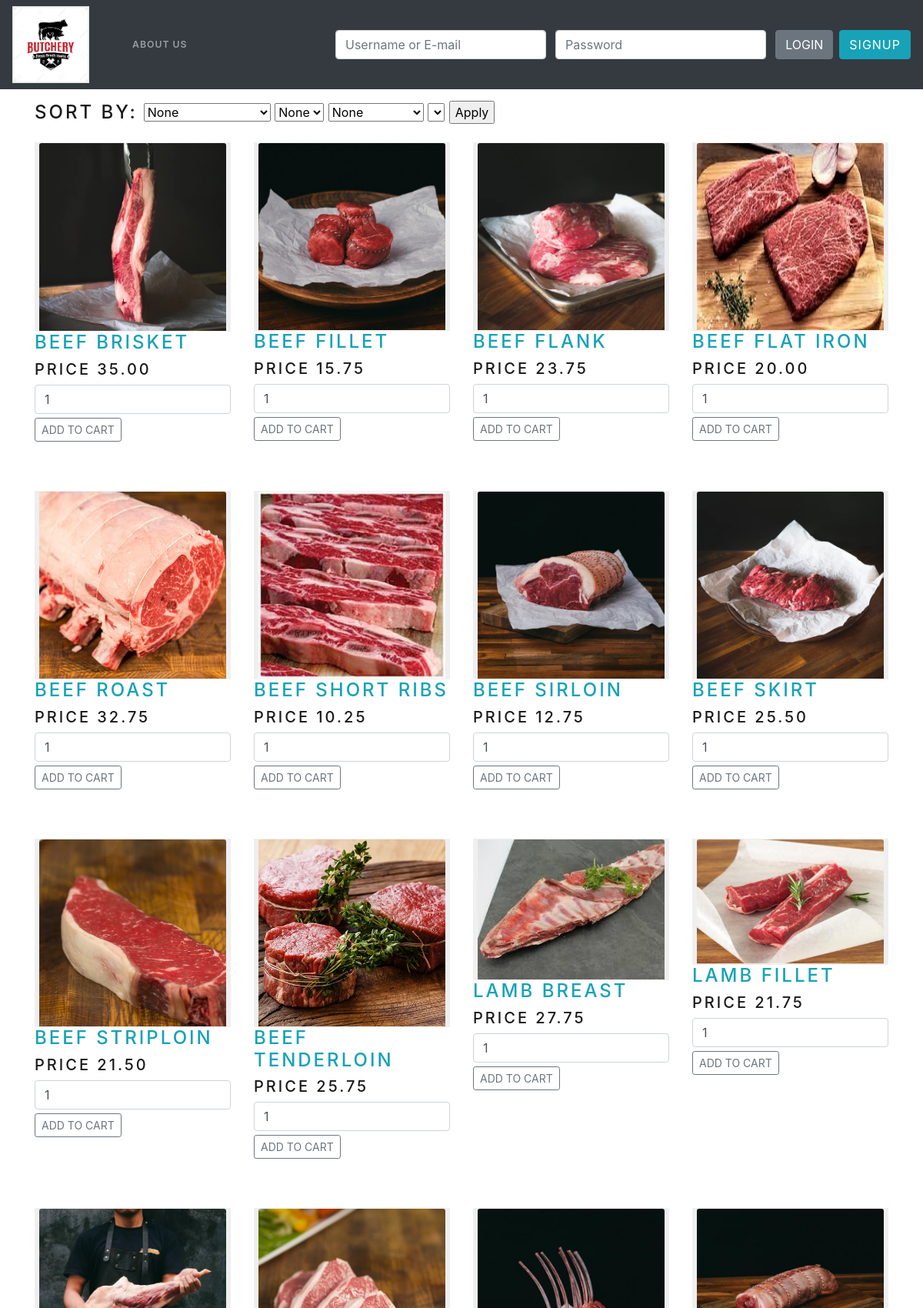
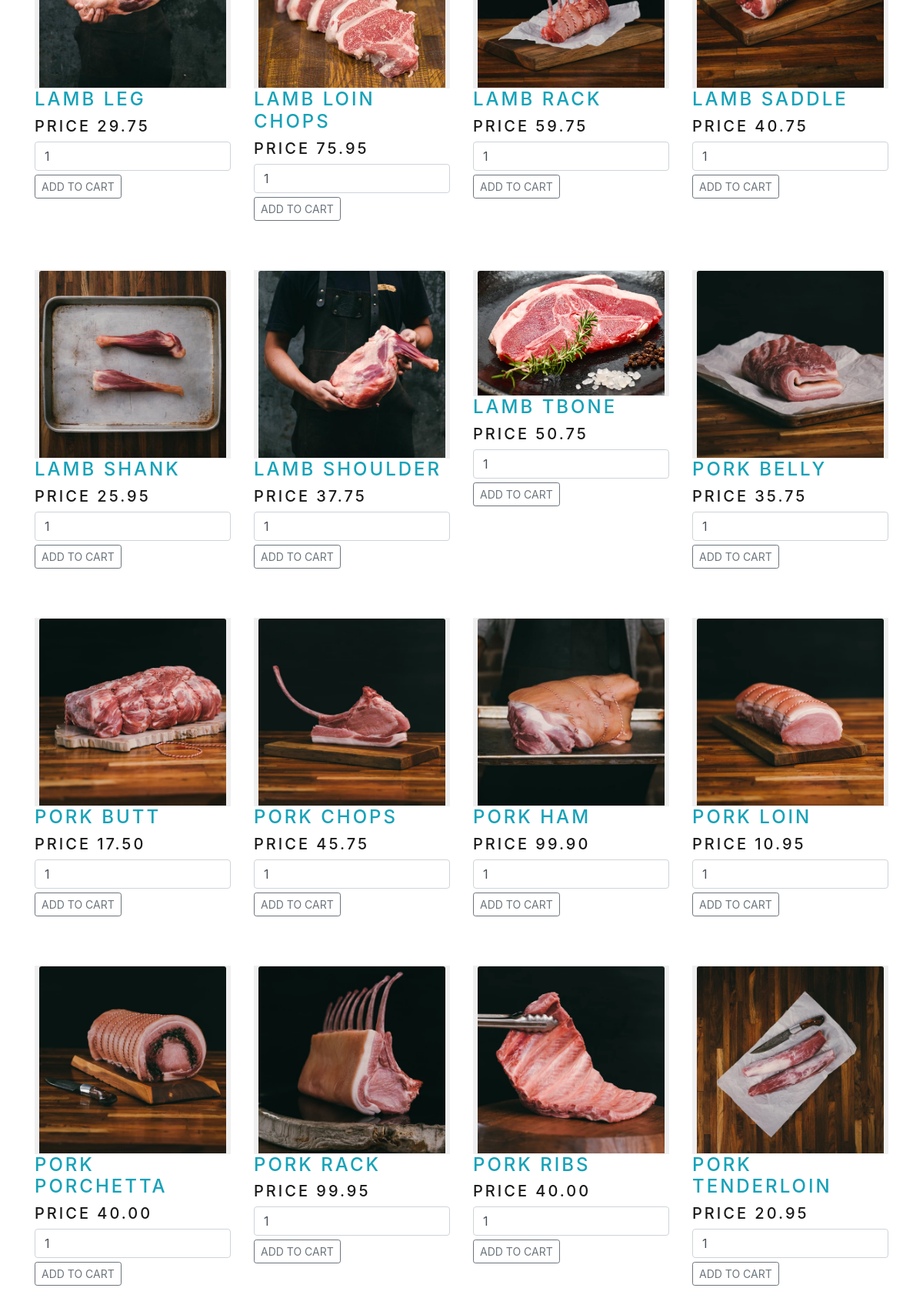
The page /shop_all_products.php (upper part) on the database its author committed (2 pictures, top to bottom).
### tables this page shows
CREATE TABLE PRODUCTS(
	productId VARCHAR(254) NOT NULL,
	productName VARCHAR(254) NOT NULL,
	productEachWeight FLOAT (10,2),
	country VARCHAR(254) NOT NULL,
	picture VARCHAR(254) NOT NULL,
	stock INTEGER NOT NULL,
	PRIMARY KEY (productID),
	FOREIGN KEY (country) REFERENCES ORIGIN (country)
);

CREATE TABLE TYPE(
	productId VARCHAR(254) NOT NULL,
	type VARCHAR(50) NOT NULL,
	cut VARCHAR(254) NOT NULL,
	aging VARCHAR(50) NOT NULL,
	price FLOAT(10,2),
	grade VARCHAR(254) NOT NULL,
	PRIMARY KEY (productId, type, cut, aging),
	FOREIGN KEY (productId) REFERENCES PRODUCTS(productId)
);

### shop_all_products.php (the view, shortened to what this page needs)
<?php
    require "header.php";
?>
	<div class="container">
        <div class="sorters form-inline mt-2">
            <h4 class="mt-2 mr-2">Sort by: </h4>
            <form method="POST" action="./shop_all_products.php">
               <select id="sortType" name="sortType">
                  <option value="none" >None</option>
				</select>
				<select id="typeFilter" name="typeFilter" onchange="changeGradeSystem('typeFilter','gradeFilter')">
                  <option value="none" >None</option>
				</select>
				<select id="countryFilter" name="countryFilter">
                  <option value="none" >None</option>
				</select>
				<select id="gradeFilter" name="gradeFilter">
				</select>
               <input type="submit" name="apply" value="Apply"/>
            </form>
         </div>
    <div class="row">
    <?php
		if(isset($_POST['sortType'])){
			$sort = $_POST['sortType'];
			if($sort == "PHighToLow"){
				$sortAtt = "Type.price";
				$sortOrder = "DESC";
			}
			else if($sort == "PLowToHigh"){
				$sortAtt = "Type.price";
				$sortOrder = "ASC";
			}
			else if($sort == "RHighToLow"){
				$sortAtt = "reviews_for";
				$sortOrder = "DESC";
			}
			else if($sort == "NZtoA"){
				$sortAtt = "productName";
				$sortOrder = "DESC";
			}
			else if($sort == "NAtoZ"){
				$sortAtt = "productName";
				$sortOrder = "ASC";
			}
			else{
			$sortAtt = "productName";
			$sortOrder="ASC";
			}
		}
		else{
			$sortAtt = "productName";
			$sortOrder="ASC";
		}
		$orderLine =' ORDER by '.$sortAtt.' '.$sortOrder;
		if(isset($_POST['typeFilter'])){
			if($_POST['typeFilter']=="none"){
				$typeF='';
			}
			else{
				$typeF = ' AND type="'.$_POST['typeFilter'].'"';
			}
		}
		else{
			$typeF = '';
		}
		if(isset($_POST['countryFilter'])){
			if($_POST['countryFilter']=="none"){
				$countryF='';
			}
			else{
				$countryF = ' AND ORIGIN.country="'.$_POST['countryFilter'].'"';
			}
		}
		else{
			$countryF = '';
		}
		if(isset($_POST['gradeFilter'])){
			if($_POST['gradeFilter']=="none"){
				$gradeF = '';
			}
			else{
				$gradeF = 'AND TYPE.grade="'.$_POST['gradeFilter'].'"';
			}
		}
		else{
			$gradeF = '';
		}
    $connect = mysqli_connect('localhost', 'root', '', 'butcherStore');
    $query = 'SELECT * FROM PRODUCTS,TYPE,ORIGIN WHERE PRODUCTS.productId = TYPE.productId AND PRODUCTS.country=ORIGIN.country'.$typeF.$countryF.$gradeF.$orderLine;
    $result = mysqli_query($connect, $query);
    if ($result):
        if(mysqli_num_rows($result)>0):
            while($product = mysqli_fetch_assoc($result)):
            ?>
            <div class="col-sm-3 mb-5 mt-3">
				<form method="POST" action="productDescription.php?action=add&id=<?php echo $product['productId']; ?>">
					<button style="border:none;" type="submit" name="go_to_product_description">
						<img src="./img/<?php echo $product['picture']; ?>" class="img-responsive card-img-top"  />
					</button>
				</form>
                <form method="POST" action="shop_all_products.php?action=add&id=<?php echo $product['productId']; ?>">
                    <div class="products">
                        <h4 class="text-info card-text"> <?php echo $product['productName']; ?> </h4>
                        <h5>Price <?php echo $product['price'] ?> </h5>
						<input type="text" name="quantity" class="form-control" value="1" />
						<input type="submit" name="add_to_cart" style="margin-top:5px;" class="btn btn-sm btn-outline-secondary" value="Add to Cart" />
                    </div>
                </form>
            </div>
            <?php
            endwhile;
        endif;
    endif;
    ?>
    </div>
<br />
    </div>
</body>
</html>

### rows shown on the page
products: picture (picture), productName "BEEF BRISKET", type.price "35.00"
products: picture (picture), productName "BEEF FILLET", type.price "15.75"
products: picture (picture), productName "BEEF FLANK", type.price "23.75"
products: picture (picture), productName "BEEF FLAT IRON", type.price "20.00"
products: picture (picture), productName "BEEF ROAST", type.price "32.75"
products: picture (picture), productName "BEEF SHORT RIBS", type.price "10.25"
products: picture (picture), productName "BEEF SIRLOIN", type.price "12.75"
products: picture (picture), productName "BEEF SKIRT", type.price "25.50"
products: picture (picture), productName "BEEF STRIPLOIN", type.price "21.50"
products: picture (picture), productName "BEEF TENDERLOIN", type.price "25.75"
products: picture (picture), productName "LAMB BREAST", type.price "27.75"
products: picture (picture), productName "LAMB FILLET", type.price "21.75"
products: picture (picture), productName "LAMB LEG", type.price "29.75"
products: picture (picture), productName "LAMB LOIN CHOPS", type.price "75.95"
products: picture (picture), productName "LAMB RACK", type.price "59.75"
products: picture (picture), productName "LAMB SADDLE", type.price "40.75"
products: picture (picture), productName "LAMB SHANK", type.price "25.95"
products: picture (picture), productName "LAMB SHOULDER", type.price "37.75"
products: picture (picture), productName "LAMB TBONE", type.price "50.75"
products: picture (picture), productName "PORK BELLY", type.price "35.75"
products: picture (picture), productName "PORK BUTT", type.price "17.50"
products: picture (picture), productName "PORK CHOPS", type.price "45.75"
products: picture (picture), productName "PORK HAM", type.price "99.90"
products: picture (picture), productName "PORK LOIN", type.price "10.95"
products: picture (picture), productName "PORK PORCHETTA", type.price "40.00"
products: picture (picture), productName "PORK RACK", type.price "99.95"
products: picture (picture), productName "PORK RIBS", type.price "40.00"
products: picture (picture), productName "PORK TENDERLOIN", type.price "20.95"
